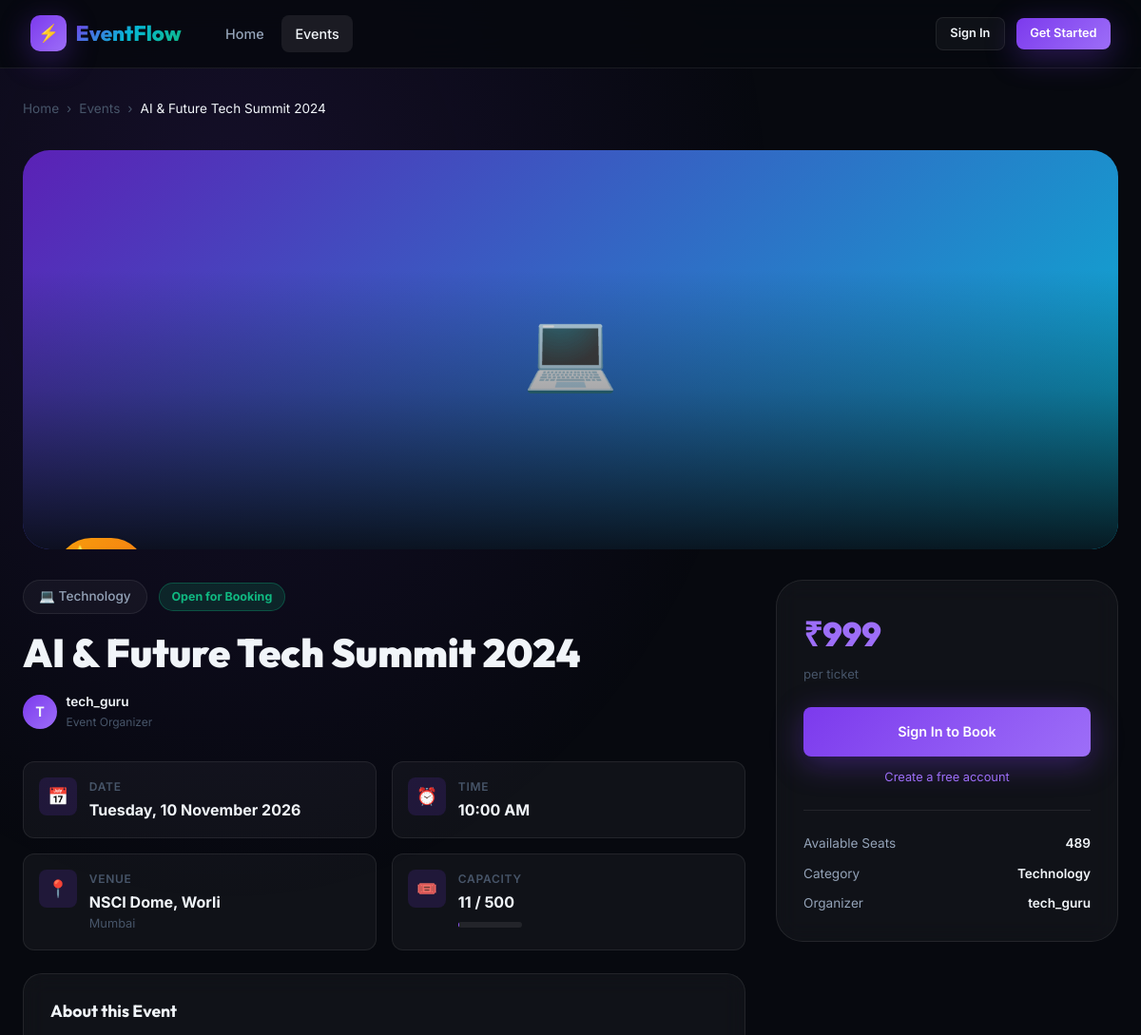
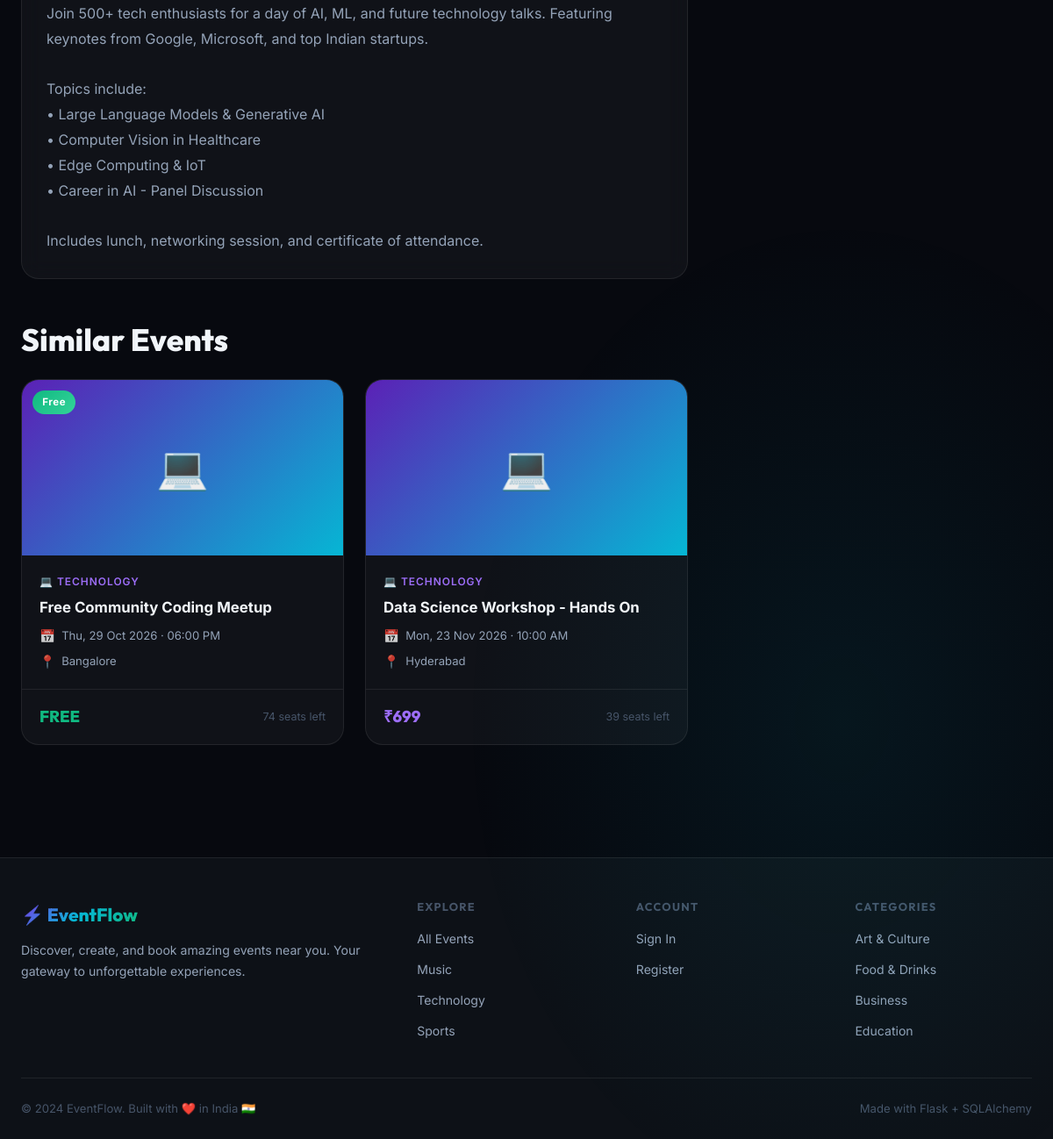
The page /events/1 on the database its author committed (2 pictures, top to bottom).
### app/models.py (models this page shows, shortened)
class Event(db.Model):
    __tablename__ = 'events'
    id = db.Column(db.Integer, primary_key=True)
    title = db.Column(db.String(200), nullable=False)
    description = db.Column(db.Text, nullable=False)
    event_date = db.Column(db.Date, nullable=False)
    event_time = db.Column(db.Time, nullable=False)
    venue = db.Column(db.String(300), nullable=False)
    city = db.Column(db.String(100), nullable=False, default='')
    category = db.Column(db.String(50), default='General')
    capacity = db.Column(db.Integer, nullable=False, default=100)
    price = db.Column(db.Float, nullable=False, default=0.0)
    banner_image = db.Column(db.String(300), default='default_event.jpg')
    organizer_id = db.Column(db.Integer, db.ForeignKey('users.id'), nullable=False)
    is_featured = db.Column(db.Boolean, default=False)
    is_active = db.Column(db.Boolean, default=True)
    created_at = db.Column(db.DateTime, default=datetime.utcnow)
    bookings = db.relationship('Booking', backref='event', lazy=True)
    @property
    def booked_count(self):
        return sum(b.tickets_count for b in self.bookings if b.status == 'confirmed')
    @property
    def available_seats(self):
        return self.capacity - self.booked_count
    @property
    def is_sold_out(self):
        return self.available_seats <= 0
    @property
    def is_past(self):
        return self.event_date < datetime.utcnow().date()

class User(UserMixin, db.Model):
    __tablename__ = 'users'
    id = db.Column(db.Integer, primary_key=True)
    username = db.Column(db.String(80), unique=True, nullable=False)
    email = db.Column(db.String(120), unique=True, nullable=False)
    password_hash = db.Column(db.String(256), nullable=False)
    role = db.Column(db.String(20), default='attendee')
    avatar = db.Column(db.String(200), default='default_avatar.png')
    bio = db.Column(db.Text, default='')
    is_active = db.Column(db.Boolean, default=True)
    created_at = db.Column(db.DateTime, default=datetime.utcnow)
    events = db.relationship('Event', backref='organizer', lazy=True, foreign_keys='Event.organizer_id')
    bookings = db.relationship('Booking', backref='user', lazy=True)

class Booking(db.Model):
    __tablename__ = 'bookings'
    id = db.Column(db.Integer, primary_key=True)
    user_id = db.Column(db.Integer, db.ForeignKey('users.id'), nullable=False)
    event_id = db.Column(db.Integer, db.ForeignKey('events.id'), nullable=False)
    tickets_count = db.Column(db.Integer, nullable=False, default=1)
    total_price = db.Column(db.Float, nullable=False, default=0.0)
    status = db.Column(db.String(20), default='confirmed')
    booking_ref = db.Column(db.String(36), unique=True, default=lambda: str(uuid.uuid4())[:8].upper())
    qr_code_path = db.Column(db.String(300), default='')
    attendee_name = db.Column(db.String(100), default='')
    attendee_email = db.Column(db.String(120), default='')
    created_at = db.Column(db.DateTime, default=datetime.utcnow)

### app/events/routes.py (the view)
@events.route('/<int:event_id>')
def detail(event_id):
    event = Event.query.get_or_404(event_id)
    related = Event.query.filter(Event.category == event.category, Event.id != event_id, Event.is_active == True).limit(3).all()
    user_booked = False
    if current_user.is_authenticated:
        user_booked = Booking.query.filter_by(user_id=current_user.id, event_id=event_id, status='confirmed').first()
    return render_template('events/detail.html', event=event, related=related,
                           category_icons=CATEGORY_ICONS, user_booked=user_booked, title=event.title)

### app/templates/events/detail.html (shortened to what this page needs)
{% extends 'base.html' %}
{% set cat_icons = {'Music':'🎵','Technology':'💻','Sports':'⚽','Art':'🎨','Food':'🍕','Business':'💼','Health':'🏃','Education':'📚','Comedy':'😂','General':'🎪'} %}
{% block content %}
<div class="container" style="padding-top:2rem;padding-bottom:4rem;">
  <div style="display:flex;align-items:center;gap:0.5rem;font-size:0.85rem;color:var(--text-muted);margin-bottom:2rem;">
    <a href="{{ url_for('main.index') }}" style="color:var(--text-muted);">Home</a>
    <span>›</span>
    <a href="{{ url_for('events.list_events') }}" style="color:var(--text-muted);">Events</a>
    <span>›</span>
    <span style="color:var(--text-primary);">{{ event.title }}</span>
  </div>
  <div class="event-detail-hero" style="margin-bottom:2rem;">
    {% if event.banner_image and event.banner_image != 'default_event.jpg' %}
      <img src="{{ url_for('static', filename='uploads/' + event.banner_image) }}" alt="{{ event.title }}"/>
    {% else %}
      {{ cat_icons.get(event.category, '🎪') }}
    {% endif %}
    <div style="position:absolute;bottom:1.5rem;left:1.5rem;z-index:1;">
      {% if event.is_featured %}
        <span class="event-card-badge badge-featured" style="font-size:0.8rem;padding:0.35rem 1rem;">⭐ Featured Event</span>
      {% endif %}
    </div>
  </div>
  <div class="event-detail-grid">
    <div>
      <div style="display:flex;align-items:center;gap:0.75rem;margin-bottom:1rem;flex-wrap:wrap;">
        <span class="category-pill" style="cursor:default;">{{ cat_icons.get(event.category,'🎪') }} {{ event.category }}</span>
        {% if event.is_past %}
          <span class="status-badge" style="background:rgba(71,85,105,0.2);color:#94a3b8;border:1px solid rgba(71,85,105,0.3);">Past Event</span>
        {% elif event.is_sold_out %}
          <span class="status-badge status-cancelled">Sold Out</span>
        {% else %}
          <span class="status-badge status-confirmed">Open for Booking</span>
        {% endif %}
      </div>
      <h1 style="font-size:clamp(1.8rem,3.5vw,2.6rem);font-weight:900;margin-bottom:1rem;line-height:1.2;">{{ event.title }}</h1>
      <div style="display:flex;align-items:center;gap:0.6rem;margin-bottom:2rem;">
        <div class="nav-avatar" style="width:36px;height:36px;font-size:0.9rem;">{{ event.organizer.username[0].upper() }}</div>
        <div>
          <div style="font-size:0.85rem;font-weight:600;">{{ event.organizer.username }}</div>
          <div style="font-size:0.75rem;color:var(--text-muted);">Event Organizer</div>
        </div>
      </div>
      <div class="event-info-grid">
        <div class="event-info-item">
          <div class="event-info-icon">📅</div>
          <div>
            <div style="font-size:0.75rem;color:var(--text-muted);font-weight:600;text-transform:uppercase;letter-spacing:0.06em;">Date</div>
            <div style="font-weight:700;margin-top:0.15rem;">{{ event.event_date.strftime('%A, %d %B %Y') }}</div>
          </div>
        </div>
        <div class="event-info-item">
          <div class="event-info-icon">⏰</div>
          <div>
            <div style="font-size:0.75rem;color:var(--text-muted);font-weight:600;text-transform:uppercase;letter-spacing:0.06em;">Time</div>
            <div style="font-weight:700;margin-top:0.15rem;">{{ event.event_time.strftime('%I:%M %p') }}</div>
          </div>
        </div>
        <div class="event-info-item">
          <div class="event-info-icon">📍</div>
          <div>
            <div style="font-size:0.75rem;color:var(--text-muted);font-weight:600;text-transform:uppercase;letter-spacing:0.06em;">Venue</div>
            <div style="font-weight:700;margin-top:0.15rem;">{{ event.venue }}</div>
            <div style="font-size:0.8rem;color:var(--text-muted);">{{ event.city }}</div>
          </div>
        </div>
        <div class="event-info-item">
          <div class="event-info-icon">🎟️</div>
          <div>
            <div style="font-size:0.75rem;color:var(--text-muted);font-weight:600;text-transform:uppercase;letter-spacing:0.06em;">Capacity</div>
            <div style="font-weight:700;margin-top:0.15rem;">{{ event.booked_count }} / {{ event.capacity }}</div>
            <div class="capacity-bar">
              {% set pct = (event.booked_count / event.capacity * 100)|int %}
            </div>
          </div>
        </div>
      </div>
      <div class="glass-card" style="padding:1.75rem;margin-top:0.5rem;">
        <h3 style="margin-bottom:1rem;font-size:1.1rem;">About this Event</h3>
        <div style="color:var(--text-secondary);line-height:1.8;white-space:pre-wrap;">{{ event.description }}</div>
      </div>
    </div>
    <div class="booking-sidebar">
      <div class="booking-card">
        <div class="price-display {{ 'free' if event.price == 0 else '' }}">
          {% if event.price == 0 %}FREE{% else %}₹{{ '{:,.0f}'.format(event.price) }}{% endif %}
        </div>
        <div style="font-size:0.82rem;color:var(--text-muted);margin-bottom:1.5rem;">per ticket</div>
        {% if event.is_past %}
          <div style="text-align:center;padding:1rem;color:var(--text-muted);background:rgba(255,255,255,0.03);border-radius:var(--radius-md);">
            This event has ended
          </div>
        {% elif event.is_sold_out %}
          <div style="text-align:center;padding:1rem;color:var(--red);background:rgba(239,68,68,0.08);border-radius:var(--radius-md);border:1px solid rgba(239,68,68,0.2);">
            🔴 Sold Out
          </div>
        {% elif not current_user.is_authenticated %}
          <a href="{{ url_for('auth.login', next=request.url) }}" class="btn btn-primary" style="width:100%;justify-content:center;padding:0.9rem;">
            Sign In to Book
          </a>
          <p style="text-align:center;margin-top:0.75rem;font-size:0.8rem;color:var(--text-muted);">
            <a href="{{ url_for('auth.register') }}" style="color:var(--violet-light);">Create a free account</a>
          </p>
        {% else %}
          <a href="{{ url_for('bookings.book', event_id=event.id) }}" class="btn btn-primary pulse" style="width:100%;justify-content:center;padding:0.9rem;font-size:1rem;">
            🎟️ Book Now
          </a>
        {% endif %}
        <div class="divider"></div>
        <div style="display:flex;flex-direction:column;gap:0.6rem;font-size:0.85rem;color:var(--text-secondary);">
          <div style="display:flex;justify-content:space-between;">
            <span>Available Seats</span>
            <span style="color:var(--text-primary);font-weight:600;">{{ event.available_seats }}</span>
          </div>
          <div style="display:flex;justify-content:space-between;">
            <span>Category</span>
            <span style="color:var(--text-primary);font-weight:600;">{{ event.category }}</span>
          </div>
          <div style="display:flex;justify-content:space-between;">
            <span>Organizer</span>
            <span style="color:var(--text-primary);font-weight:600;">{{ event.organizer.username }}</span>
          </div>
        </div>
      </div>
    </div>
  </div>
  {% if related %}
    <div style="margin-top:3rem;">
      <h2 class="section-title" style="margin-bottom:1.5rem;">Similar Events</h2>
      <div class="events-grid">
        {% for rel in related %}
          {% set event = rel %}
          {% include 'events/_card.html' %}
        {% endfor %}
      </div>
    </div>
  {% endif %}
</div>
{% endblock %}

### app/templates/events/_card.html
{% set cat_icons = {'Music':'🎵','Technology':'💻','Sports':'⚽','Art':'🎨','Food':'🍕','Business':'💼','Health':'🏃','Education':'📚','Comedy':'😂','General':'🎪'} %}
<a href="{{ url_for('events.detail', event_id=event.id) }}" class="event-card">
  <div class="event-card-image">
    {% if event.banner_image and event.banner_image != 'default_event.jpg' %}
      <img src="{{ url_for('static', filename='uploads/' + event.banner_image) }}" alt="{{ event.title }}" loading="lazy"/>
    {% else %}
      {{ cat_icons.get(event.category, '🎪') }}
    {% endif %}
    {% if event.is_past %}
      <span class="event-card-badge badge-past">Past</span>
    {% elif event.is_sold_out %}
      <span class="event-card-badge badge-sold-out">Sold Out</span>
    {% elif event.is_featured %}
      <span class="event-card-badge badge-featured">⭐ Featured</span>
    {% elif event.price == 0 %}
      <span class="event-card-badge badge-free">Free</span>
    {% endif %}
  </div>
  <div class="event-card-body">
    <div class="event-card-category">{{ cat_icons.get(event.category, '🎪') }} {{ event.category }}</div>
    <div class="event-card-title">{{ event.title }}</div>
    <div class="event-card-meta">
      <div class="event-card-meta-item">
        <span class="icon">📅</span>
        <span>{{ event.event_date.strftime('%a, %d %b %Y') }} · {{ event.event_time.strftime('%I:%M %p') }}</span>
      </div>
      <div class="event-card-meta-item">
        <span class="icon">📍</span>
        <span>{{ event.city or event.venue[:40] }}</span>
      </div>
    </div>
  </div>
  <div class="event-card-footer">
    <div>
      {% if event.price == 0 %}
        <div class="event-price free">FREE</div>
      {% else %}
        <div class="event-price paid">₹{{ '{:,.0f}'.format(event.price) }}</div>
      {% endif %}
    </div>
    <div class="event-seats {{ 'low' if event.available_seats < event.capacity * 0.2 else '' }}">
      {% if event.is_sold_out %}
        🔴 Sold Out
      {% elif event.available_seats < event.capacity * 0.2 %}
        🟡 {{ event.available_seats }} left!
      {% else %}
        {{ event.available_seats }} seats left
      {% endif %}
    </div>
  </div>
</a>

### rows shown on the page
Event: title "AI & Future Tech Summit 2024", get "💻", category "Technology", event_date "Tuesday, 10 November 2026", event_time "10:00 AM", venue "NSCI Dome, Worli", city "Mumbai", capacity "500", description "Join 500+ tech enthusiasts for a day of AI, ML, and future technology talks. Featuring keynotes from Google, Microsoft, and top Indian startups. Topics include: • Large Language Models & Generative AI • Computer Vision in Healthcare • Edge Computing & IoT • Career in AI - Panel Discussion Includes lunch, networking session, and certificate of attendance.", price "999", available_seats "489"
User: organizer "T", organizer.username "tech_guru"
Booking: booked_count "11"
Event: get "💻", is_featured "Free", category "TECHNOLOGY", title "Free Community Coding Meetup", event_date "Thu, 29 Oct 2026", event_time "06:00 PM", city "Bangalore", price "FREE", available_seats "74"
Event: get "💻", category "TECHNOLOGY", title "Data Science Workshop - Hands On", event_date "Mon, 23 Nov 2026", event_time "10:00 AM", city "Hyderabad", price "699", available_seats "39"
